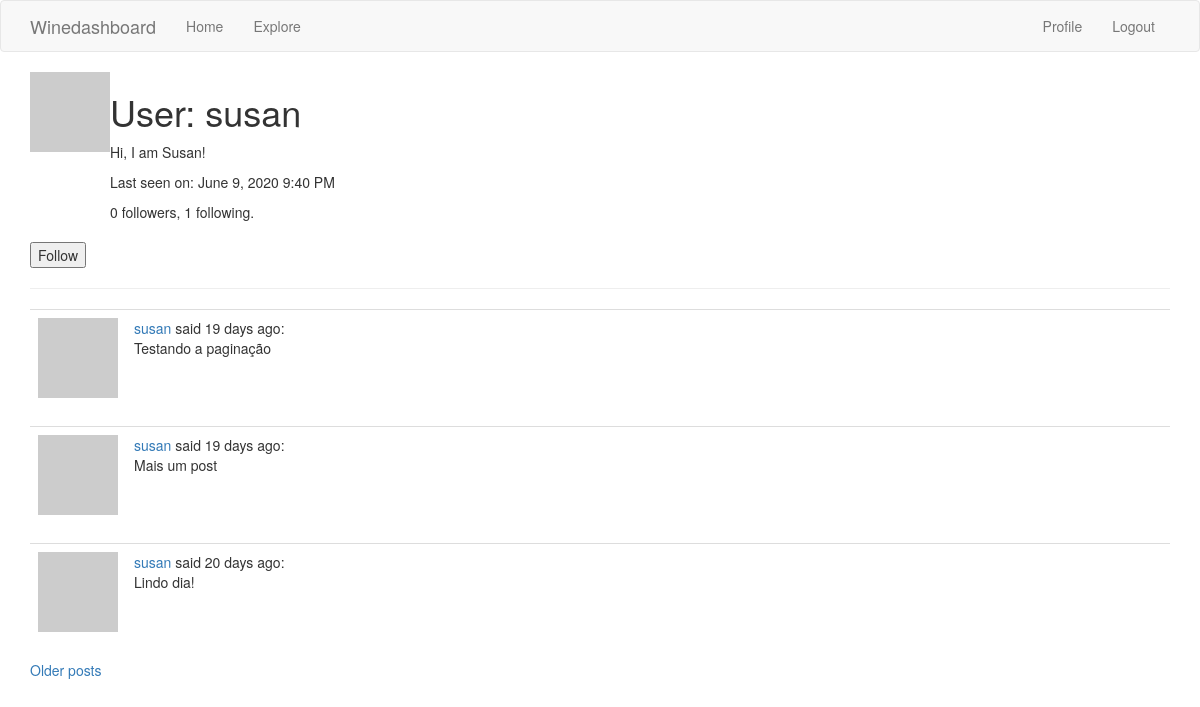
/user/susan (signed in), run on the app's committed database.
### app/models.py (models this page shows, shortened)
class User(UserMixin, db.Model):
    id = db.Column(db.Integer, primary_key=True)
    username = db.Column(db.String(64), index=True, unique=True)
    email = db.Column(db.String(120), index=True, unique=True)
    password_hash = db.Column(db.String(128))
    about_me = db.Column(db.String(140))
    last_seen = db.Column(db.DateTime, default=datetime.utcnow)
    posts = db.relationship('Post', backref='author', lazy='dynamic')
    followed = db.relationship(
        'User', secondary=followers,
        primaryjoin=(followers.c.follower_id == id),
        secondaryjoin=(followers.c.followed_id == id),
        backref=db.backref('followers', lazy='dynamic'), lazy='dynamic')
    def avatar(self, size):
        digest = md5(self.email.lower().encode('utf-8')).hexdigest()
        return 'https://www.gravatar.com/avatar/{}?d=identicon&s={}'.format(
            digest, size)
    def is_following(self, user):
        return self.followed.filter(
            followers.c.followed_id == user.id).count() > 0

class Post(db.Model):
    id = db.Column(db.Integer, primary_key=True)
    body = db.Column(db.String(140))
    timestamp = db.Column(db.DateTime, index=True, default=datetime.utcnow)
    user_id = db.Column(db.Integer, db.ForeignKey('user.id'))

### app/main/routes.py (the view)
@bp.route('/user/<username>')
@login_required
def user(username):
    user = User.query.filter_by(username=username).first_or_404()
    page = request.args.get('page', 1, type=int)
    posts = user.posts.order_by(Post.timestamp.desc()).paginate(
        page,current_app.config['POSTS_PER_PAGE'], False)
    next_url = url_for('main.user', username=user.username, page=posts.next_num) \
        if posts.has_next else None
    prev_url = url_for('main.user', username=user.username, page=posts.prev_num) \
        if posts.has_prev else None
    form = EmptyForm()
    return render_template('user.html', user=user, posts=posts.items,
                           next_url=next_url, prev_url=prev_url, form=form)

### app/main/forms.py
class EmptyForm(FlaskForm):
    submit = SubmitField('Submit')

### app/main/routes.py (called while the page is built)
@bp.before_app_request
def before_request():
    if current_user.is_authenticated:
        current_user.last_seen = datetime.utcnow()
        db.session.commit()

### app/models.py (called while the page is built)
@login.user_loader
def load_user(id):
    return User.query.get(int(id))

### app/templates/user.html (shortened to what this page needs)
{% extends "base.html" %}
{% block app_content %}
    <table>
        <tr valign="top">
            <td><img src="{{ user.avatar(128) }}"</td>
            <td>
                <h1>User: {{ user.username }}</h1>
                {% if user.about_me %}<p>{{ user.about_me }}</p>{% endif %}
                {% if user.last_seen %}
                <p>Last seen on: {{ moment(user.last_seen).format('LLL') }}</p>
                {% endif %}
                <p>{{ user.followers.count() }} followers, {{ user.followed.count() }} following.</p>
            </td>
        </tr>
    </table>
    {% if user == current_user %}
    <p><a href="{{ url_for('main.edit_profile') }}">Edit your profile</a></p>
    {% elif not current_user.is_following(user) %}
        <p>
            <form action="{{ url_for('main.follow', username=user.username) }}" method="post">
                {{ form.submit(value='Follow') }}
            </form>
        </p>
    {% endif %}
    <hr>
    {% for post in posts %}
        {% include '_post.html' %}
    {% endfor %}
    {% if next_url %}
    <a href="{{ next_url }}">Older posts</a>
    {% endif %}
{% endblock %}

### app/templates/base.html (shortened to what this page needs)
{% extends 'bootstrap/base.html' %}
{% block navbar %}
    {% include '_navbar.html' %}
{% endblock %}
{% block content %}
    <div class="container">
        {% block app_content %}{% endblock %}
    </div>
{% endblock %}

### app/templates/_navbar.html (shortened to what this page needs)
<nav class="navbar navbar-default">
    <div class="container">
        <div class="navbar-header">
            <a class="navbar-brand" href="{{ url_for('main.index') }}">Winedashboard</a>
        </div>
        <div class="collapse navbar-collapse" id="bs-example-navbar-collapse-1">
            <ul class="nav navbar-nav">
                <li><a href="{{ url_for('main.index') }}">Home</a></li>
                <li><a href="/dashapp" class="dash-link">Explore</a></li>
            </ul>
            <ul class="nav navbar-nav navbar-right">
                {% if current_user.is_anonymous %}
                <li><a href="{{ url_for('auth.login') }}">Login</a></li>
                {% else %}
                <li><a href="{{ url_for('main.user', username=current_user.username) }}">Profile</a></li>
                <li><a href="{{ url_for('auth.logout') }}">Logout</a></li>
                {% endif %}
            </ul>
        </div>
    </div>
</nav>

### app/templates/_post.html
<table class="table table-hover">
    <tr>
        <td width="70px">
            <a href="{{ url_for('main.user', username=post.author.username) }}">
                <img src="{{ post.author.avatar(70) }}" />
            </a>
        </td>
        <td>
            <a href="{{ url_for('main.user', username=post.author.username) }}">
                {{ post.author.username }}
            </a>
            said {{ moment(post.timestamp).fromNow() }}:
            <br>
            {{ post.body }}
        </td>
    </tr>
</table>

### data on the page
User: username "susan", about_me "Hi, I am Susan!", last_seen "June 9, 2020 9:40 PM"
Post: author.username "susan", timestamp "19 days ago", body "Testando a paginação"
Post: author.username "susan", timestamp "19 days ago", body "Mais um post"
Post: author.username "susan", timestamp "20 days ago", body "Lindo dia!"

### other printed values
{{ user.followers.count() }} "0"
{{ user.followed.count() }} "1"
